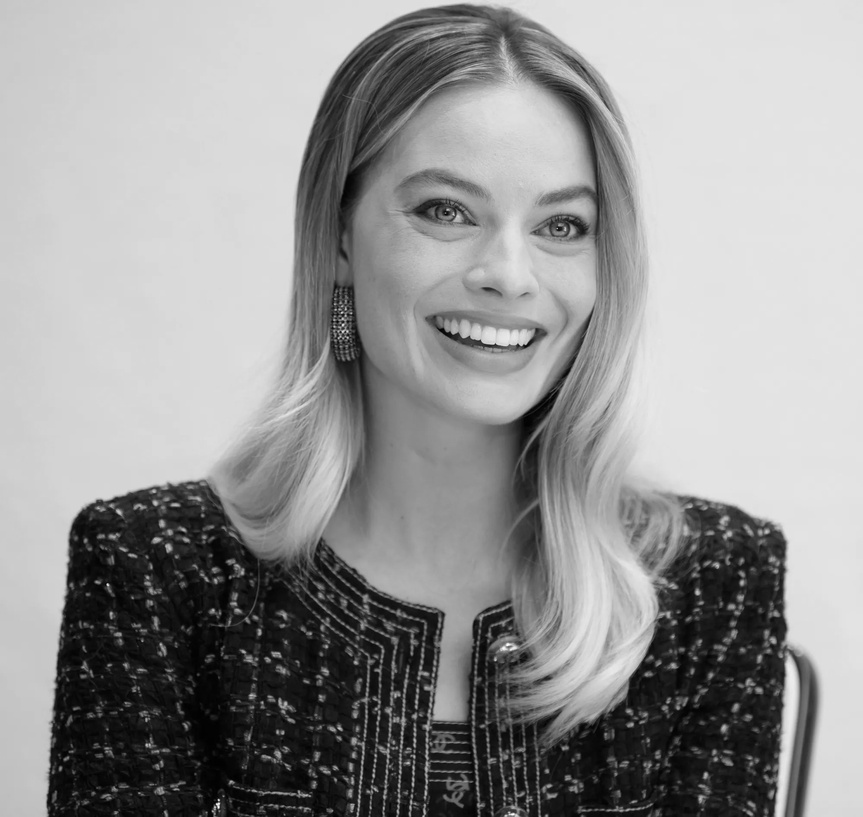
#> input picture images/margot.jpg, 863 x 817 px, shrunk from 2000 x 1894 before the run
$ jupyter execute q1.ipynb
#> lines starting #> are read from the running program, lines starting #| are printed output that depends on the picture
[cell 1]
#Created with the help of Dr. Ranga during the image processing lecture
#Q1

import cv2 as cv
import numpy as np
import matplotlib.pyplot as plt

im1 = cv.imread('images/margot.jpg')
#> im1 is the input picture: shape (817, 863, 3); min 0, max 255, mean 149
assert im1 is not None

t= np.zeros(256,dtype=np.uint8)
t[0:220] = np.array([int(x*200/255) for x in range(220)])
t[220:256] = np.array ([int(x*200/255 + 40) for x in range (220, 256)])
im2 = t[im1]
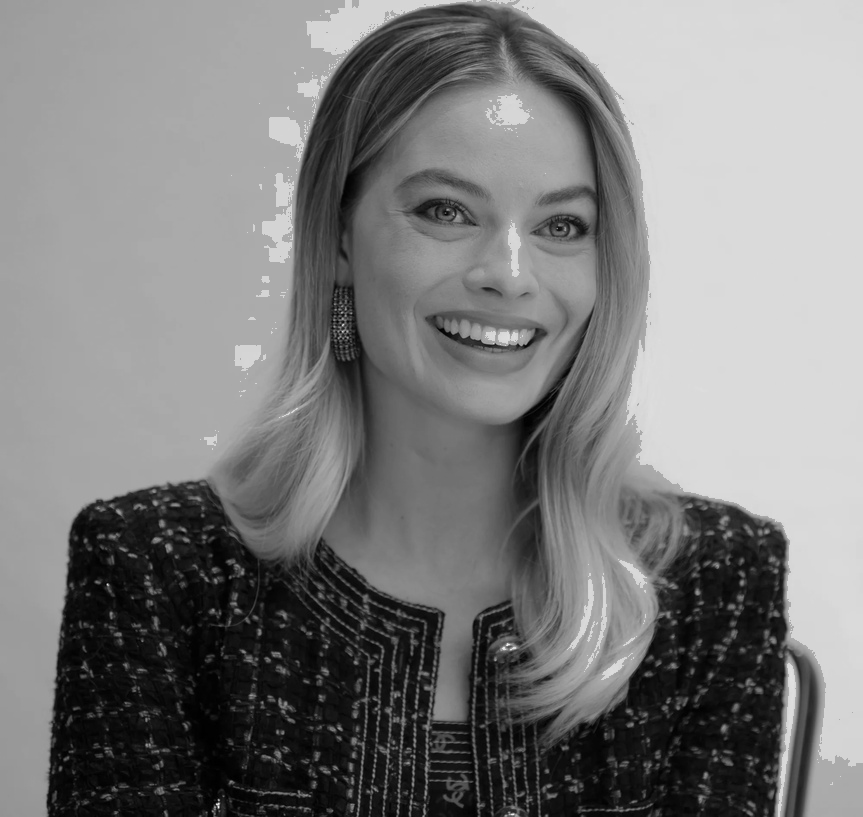
#> im2: shape (817, 863, 3); min 0, max 240, mean 124.5

fig, ax = plt.subplots(1,2, figsize = (10,10))
ax[0].imshow(im1)
ax[0].set_title('Original')
ax[1].imshow(im2)
ax[1].set_title('Intensity Transformed')
plt.show()
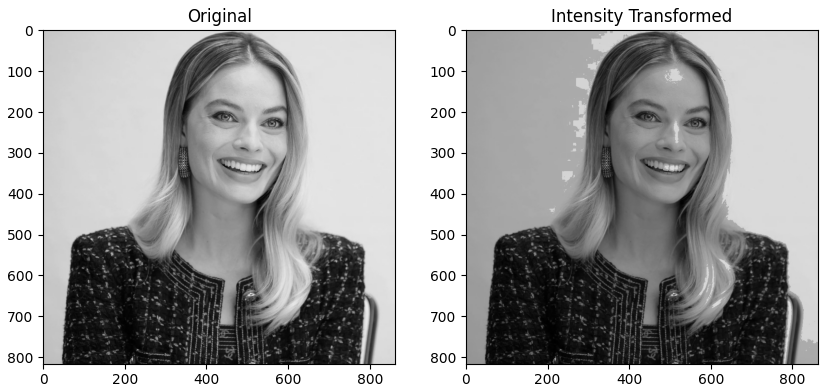
#> figure drawn by matplotlib, 2 panels

$ run again, with images/daisy.jpg copied over images/margot.jpg
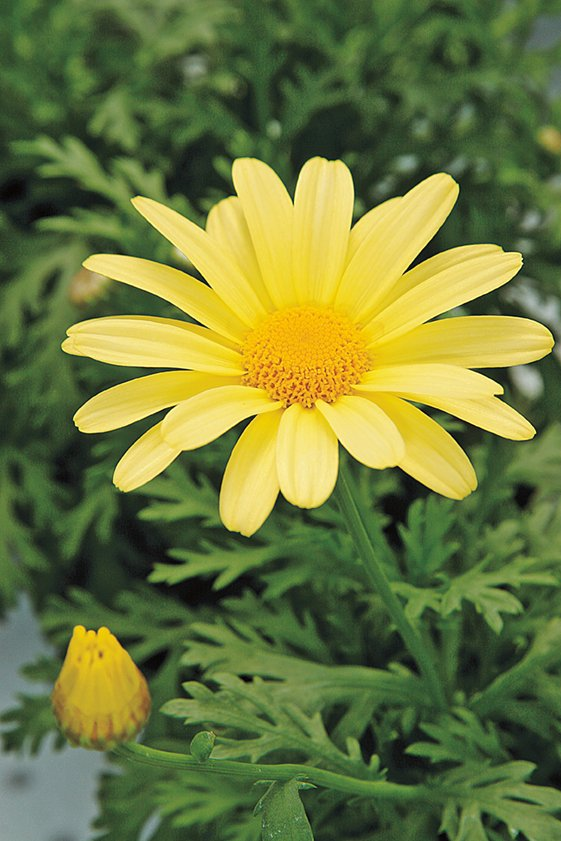
#> input picture images/daisy.jpg, 561 x 841 px
#> im1 is the input picture: shape (841, 561, 3); mean B, G, R 60.7, 120.3, 108.5
#> `im2 = t[im1]`:
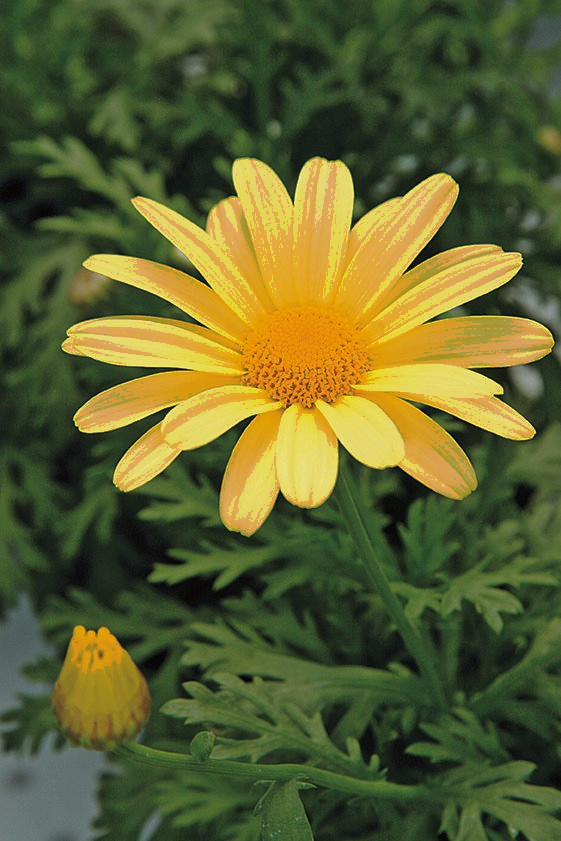
#> im2: shape (841, 561, 3); mean B, G, R 47.1, 97.3, 93
#> `plt.show()`:
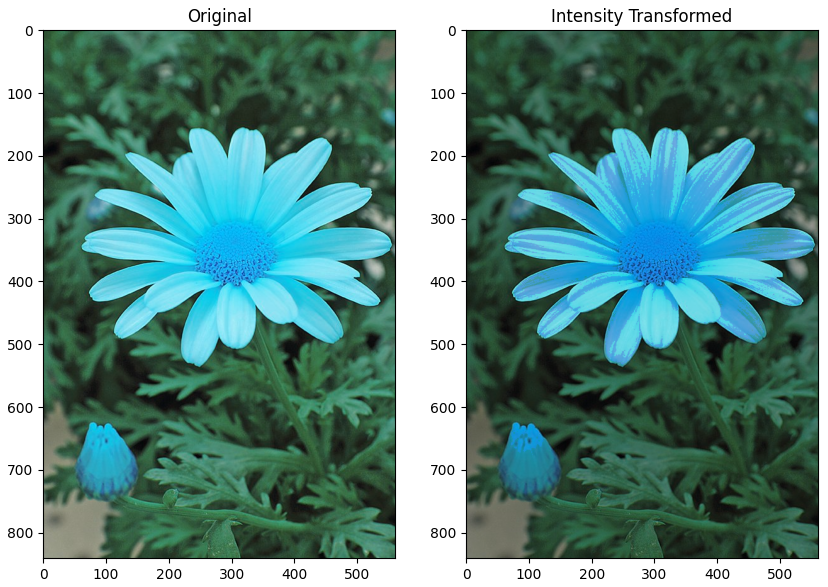
#> figure drawn by matplotlib, 2 panels; B, G, R data is drawn as R, G, B
